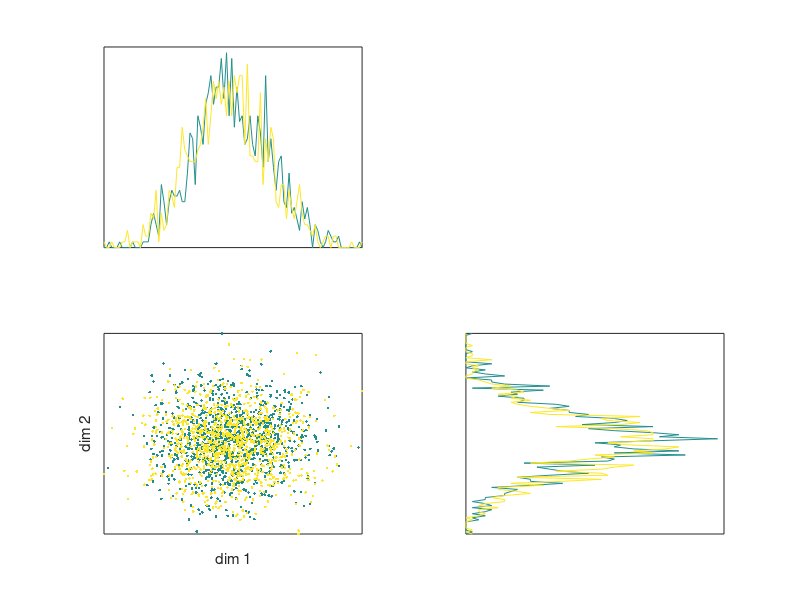
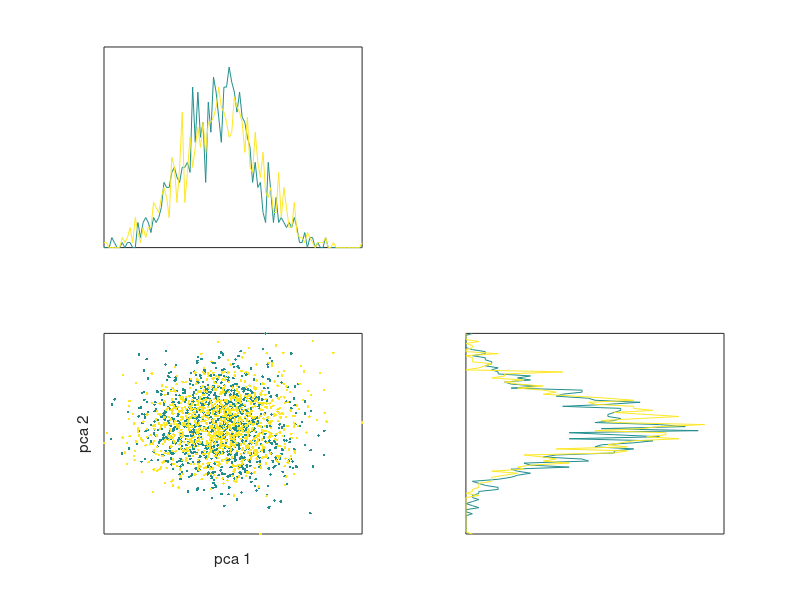

The MATLAB script that drew these images, in order: (Note: this script raises an error after producing the figures.)
function cluster
clc
close all

dims = 50;
n = 1000;
c = 2;

% make c clusters with n datapoints each in dims dimensional space
for i = 1:c
    mu = randn(1,dims);%*20*i;
    sig = randn(dims);
    sig = sig'*sig; % covariance matrix must be symmetric positive semi-definite (x'Mx >= 0)
    
    data(:,:,i) = mvnrnd(mu,sig,n);
end

ids = reshape(repmat(1:c,n,1),[c*n 1]);

% flatten list
data = reshape(permute(data,[1 3 2]),[c*n dims]);

% project along first two dimensions
show(data(:,1:2),ids,{'dim 1','dim 2'});

% project along principle components
[~, scores] = princomp(data);
figure
show(scores(:,1:2),ids,{'pca 1','pca 2'})

% useful to understand pca in terms of svd
if false
    data = data-repmat(mean(data),c*n,1);
    
    [U,S,V] = svd(data); % data = U*S*V'
    S=diag(S);
    
    figure
    show(data*V(:,1:2)./repmat(S(1:2)',n*c,1),ids,{'svd 1','svd 2'});
end

d = diff(cell2mat(arrayfun(@(x) mean(data(ids==x,:)),[1; 2],'UniformOutput',false)));
d = d'/norm(d);

%kl = getKL(data,ids,d);
kl = getKL(data,ids,ones(dims,1));

figure
show(data*[kl d],ids,{'kl','u diff'});
end

function show(data,ids,labels)
u = unique(ids);
c = length(u);

colors = colormap;

xlims = minmax(data(:,1));
ylims = minmax(data(:,2));

    function out = minmax(in)
        out = cellfun(@(f) f(in(:)),{@min @max});
    end

for i = 1:c
    color = colors(ceil(size(colormap,1)*i/c),:);
    
    subplot(2,2,3)
    d = data(ids==u(i),:);
    plot(d(:,1),d(:,2),'.','Color',color);
    
    if i == 1
        xlim(xlims);
        ylim(ylims);
        clean;
        xlabel(labels{1});
        ylabel(labels{2});
        hold on
    end
    
    subplot(2,2,1)
    distPlot(1,xlims,false);
    
    subplot(2,2,4)
    distPlot(2,ylims,true);
end

    function clean
        cellfun(@(x) set(gca,x,[]),{'XTick','YTick'});
    end

    function distPlot(col,lims,vert)
        bins = linspace(lims(1),lims(2),100);
        h = hist(d(:,col),bins);
        if vert
            x=h;
            y=bins;
            f=@ylim;
        else
            x=bins;
            y=h;
            f=@xlim;
        end
        plot(x,y,'Color',color);
        
        if i == 1
            f(lims);
            clean;
            hold on
        end
    end
end

function out = getKL(data,ids,x0)
u = unique(ids);
if length(u)~=2
    error('need exactly 2 ids')
end

out = fminunc(@score,x0);
    function out = score(x)
        x = x/norm(x); % would be better to use polar coordinates and use fmincon on a hemi-hypersphere
        d = data*x;
        m = minmax(d);
        
        dists = cell2mat(arrayfun(@(x) hist(d(ids==x),linspace(m(1),m(2),100)),u,'UniformOutput',false));
        out = -kl(dists');
    end
end

function out=kl(d)
d=d+eps;%prevent nans/infs
out=sum(d(:,1).*reallog(d(:,1)./d(:,2)));
end